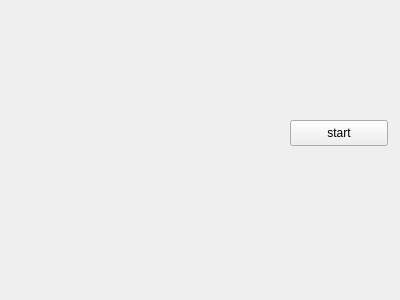
<?xml version="1.0" encoding="UTF-8"?>
<ui version="4.0">
 <class>MainWidget</class>
 <widget class="QWidget" name="MainWidget">
  <property name="geometry">
   <rect>
    <x>0</x>
    <y>0</y>
    <width>400</width>
    <height>300</height>
   </rect>
  </property>
  <property name="windowTitle">
   <string>MainWidget</string>
  </property>
  <widget class="QPushButton" name="btnStart">
   <property name="geometry">
    <rect>
     <x>290</x>
     <y>120</y>
     <width>98</width>
     <height>26</height>
    </rect>
   </property>
   <property name="sizePolicy">
    <sizepolicy hsizetype="Fixed" vsizetype="Fixed">
     <horstretch>0</horstretch>
     <verstretch>0</verstretch>
    </sizepolicy>
   </property>
   <property name="text">
    <string>start</string>
   </property>
  </widget>
  <widget class="pppWidget" name="widget" native="true">
   <property name="geometry">
    <rect>
     <x>10</x>
     <y>19</y>
     <width>260</width>
     <height>260</height>
    </rect>
   </property>
   <property name="sizePolicy">
    <sizepolicy hsizetype="MinimumExpanding" vsizetype="MinimumExpanding">
     <horstretch>0</horstretch>
     <verstretch>0</verstretch>
    </sizepolicy>
   </property>
   <property name="minimumSize">
    <size>
     <width>100</width>
     <height>100</height>
    </size>
   </property>
  </widget>
 </widget>
 <layoutdefault spacing="6" margin="11"/>
 <customwidgets>
  <customwidget>
   <class>pppWidget</class>
   <extends>QWidget</extends>
   <header>pppwidget.h</header>
   <container>1</container>
  </customwidget>
 </customwidgets>
 <resources/>
 <connections/>
</ui>
